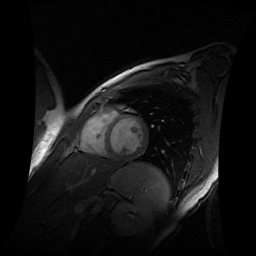
#> input picture TP-DeformableModels/coeurIRM.bmp, 256 x 256 px
$ python test_ferme.py
#> lines starting #> are read from the running program, lines starting #| are printed output that depends on the picture
import os

import matplotlib.pyplot as plt
import numpy as np
from skimage import io as skio
from skimage.filters import gaussian
from skimage.segmentation import active_contour

output_dir = "/Users/erwan/kDrive/Master/TADI/TP-DeformableModels/images"
im = skio.imread("coeurIRM.bmp")
#> im is the input picture: shape (256, 256); min 0, max 255, mean 19.4

# ============================================================
# Initialisation commune
# ============================================================

s = np.linspace(0, 2 * np.pi, 100)
r = 140 + 25 * np.sin(s)
c = 130 + 25 * np.cos(s)
init = np.array([r, c]).T


# ============================================================
# Valeurs de référence
# ============================================================

default_params = {"sigma": 0.1, "alpha": 0.1, "beta": 150, "w_edge": 50, "gamma": 0.001}


# ============================================================
# Fonction de test
# ============================================================


def test_parameter(im, parameter_name, values, output_dir=None, params=default_params):
    """
    Teste plusieurs valeurs d'un paramètre de active_contour
    en gardant tous les autres paramètres constants.

    parameter_name :
        "sigma", "alpha", "beta", "w_edge" ou "gamma"

    values :
        liste des valeurs à tester
    """
#> called with parameter_name = 'alpha'

    n = len(values)

    fig, axes = plt.subplots(1, n, figsize=(5 * n, 5))

    # Si une seule valeur est testée
    if n == 1:
        axes = [axes]

    for ax, value in zip(axes, values):

        # Copie des paramètres de référence
        p = params.copy()

        # Modification uniquement du paramètre étudié
        p[parameter_name] = value

        # Calcul du snake
        snake = active_contour(
            gaussian(im, p["sigma"]),
            init,
            alpha=p["alpha"],
            beta=p["beta"],
            w_edge=p["w_edge"],
            gamma=p["gamma"],
        )

        # Affichage de l'image
        ax.imshow(im, cmap=plt.cm.gray)

        # Contour initial
        ax.plot(init[:, 1], init[:, 0], "--r", lw=2, label="Initial")

        # Contour final
        ax.plot(snake[:, 1], snake[:, 0], "-b", lw=2, label="Final")

        ax.set_title(f"{parameter_name} = {value}")

        ax.set_xticks([])
        ax.set_yticks([])

        ax.axis([0, im.shape[1], im.shape[0], 0])

    fig.suptitle(f"Influence du paramètre {parameter_name}", fontsize=16)

    fig.tight_layout()

    # Sauvegarde automatique
    if output_dir is not None:

        os.makedirs(output_dir, exist_ok=True)

        output_path = os.path.join(output_dir, f"test_{parameter_name}_ferme.png")

        fig.savefig(output_path, dpi=300, bbox_inches="tight", pad_inches=0.1)
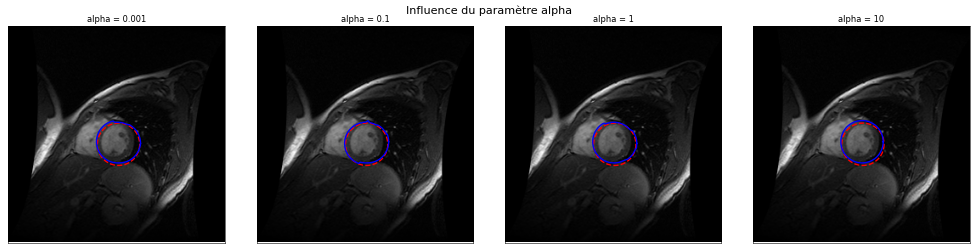
#> figure drawn by matplotlib, 4 panels

        print("Image sauvegardée :", output_path)

    # plt.show()


test_parameter(im, "alpha", [0.001, 0.1, 1, 10], output_dir)

test_parameter(im, "beta", [0.1, 10, 150, 500], output_dir)

test_parameter(im, "w_edge", [0, 1, 50, 100], output_dir)
#> call 3 of test_parameter, with parameter_name = 'w_edge'
#> in test_parameter (call 3), `fig.savefig(output_path, dpi=300, bbox_inches="tight", pad_inches=0.1)`:
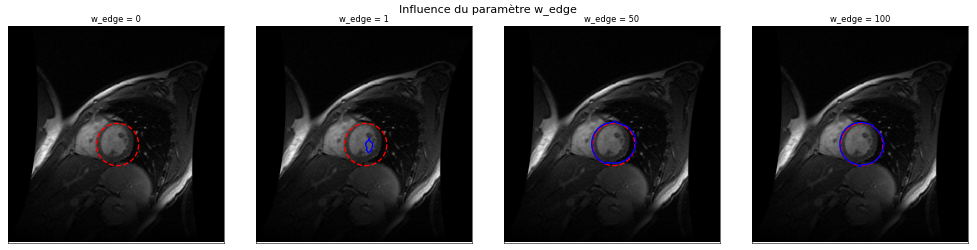
#> figure drawn by matplotlib, 4 panels

test_parameter(im, "gamma", [0.0001, 0.001, 0.01, 1], output_dir)

test_parameter(im, "sigma", [0.01, 0.1, 1, 5], output_dir)

$ run again, with TP-DeformableModels/brain.bmp copied over TP-DeformableModels/coeurIRM.bmp
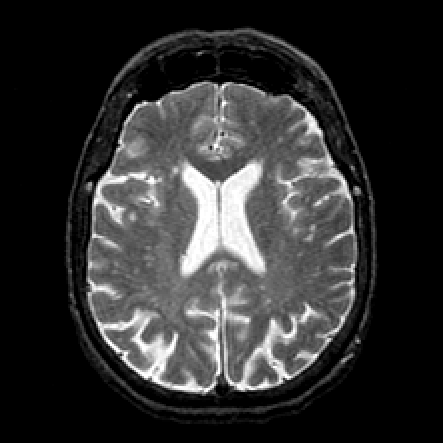
#> input picture TP-DeformableModels/brain.bmp, 443 x 443 px
#> im is the input picture: shape (443, 443, 3); min 0, max 255, mean 48.6
#> in test_parameter, `fig.savefig(output_path, dpi=300, bbox_inches="tight", pad_inches=0.1)`:
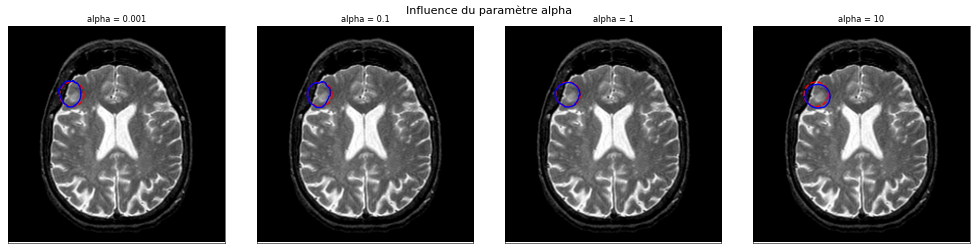
#> figure drawn by matplotlib, 4 panels
#> in test_parameter (call 3), `fig.savefig(output_path, dpi=300, bbox_inches="tight", pad_inches=0.1)`:
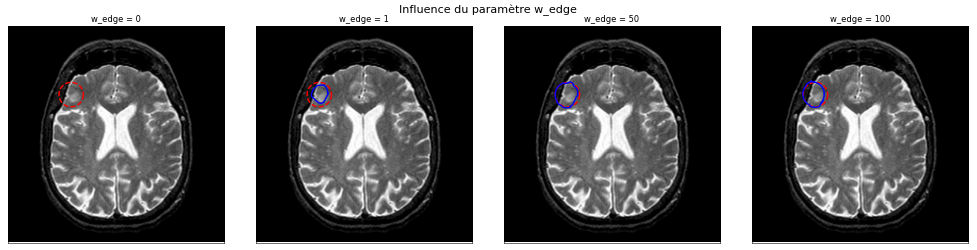
#> figure drawn by matplotlib, 4 panels

$ run again, with TP-DeformableModels/brain2.bmp copied over TP-DeformableModels/coeurIRM.bmp
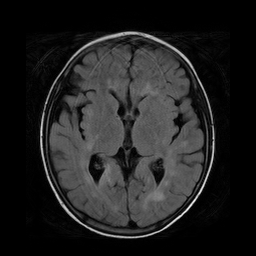
#> input picture TP-DeformableModels/brain2.bmp, 256 x 256 px
#> im is the input picture: shape (256, 256); min 0, max 250, mean 32.6
#> in test_parameter, `fig.savefig(output_path, dpi=300, bbox_inches="tight", pad_inches=0.1)`:
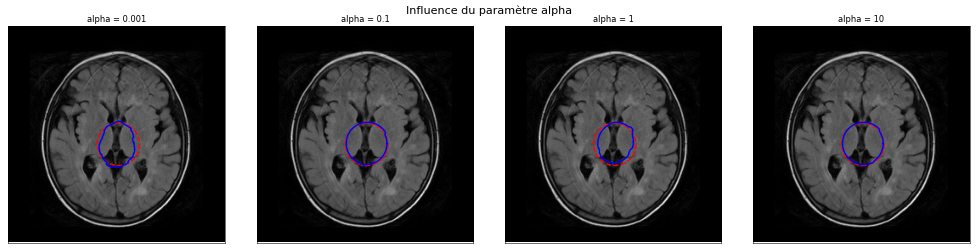
#> figure drawn by matplotlib, 4 panels
#> in test_parameter (call 3), `fig.savefig(output_path, dpi=300, bbox_inches="tight", pad_inches=0.1)`:
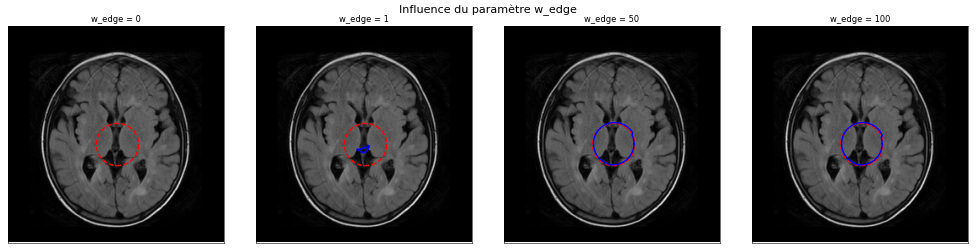
#> figure drawn by matplotlib, 4 panels
